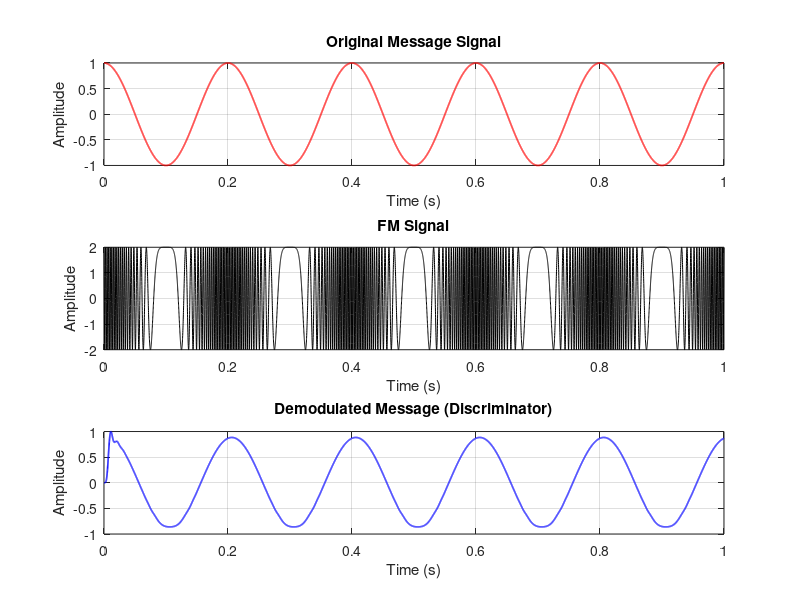

MATLAB code for this plot:
% --- Parameters ---
fs = 10000;             % Sampling frequency (Hz)
T = 1;                  % Signal duration (seconds)
t = 0:1/fs:T;           % Time vector
fm = 5;                 % Message frequency (Hz)
fc = 200;               % Carrier frequency (Hz)
Am = 1;                 % Message amplitude
Ac = 2;                 % Carrier amplitude
kf = 200;               % Frequency sensitivity

% --- Message Signal ---
m = Am * cos(2*pi*fm*t);   

% --- FM Signal ---
int_m = cumsum(m)/fs;                          % Integrate message
s_fm = Ac * cos(2*pi*fc*t + 2*pi*kf*int_m);    % FM modulation

% --- Frequency Demodulation (Discriminator method) ---
diff_fm = [0 diff(s_fm)] * fs;                 % Differentiate FM signal
envelope = abs(hilbert(diff_fm));             % Extract envelope

% --- DC Removal and Low-Pass Filtering ---
dc_removed = envelope - mean(envelope);       
[b, a] = butter(6, 0.02);                      % 6th-order LPF
m_demod = filter(b, a, dc_removed);           

% --- Normalize Demodulated Signal ---
m_demod = m_demod * (Am / max(abs(m_demod))); 

% --- Plotting ---
figure;

subplot(3,1,1);
plot(t, m, 'r', 'LineWidth', 1.2);
title('Original Message Signal');
xlabel('Time (s)'); ylabel('Amplitude'); grid on;

subplot(3,1,2);
plot(t, s_fm, 'k');
title('FM Signal');
xlabel('Time (s)'); ylabel('Amplitude'); grid on;

subplot(3,1,3);
plot(t, m_demod, 'b', 'LineWidth', 1.2);
title('Demodulated Message (Discriminator)');
xlabel('Time (s)'); ylabel('Amplitude'); grid on;
